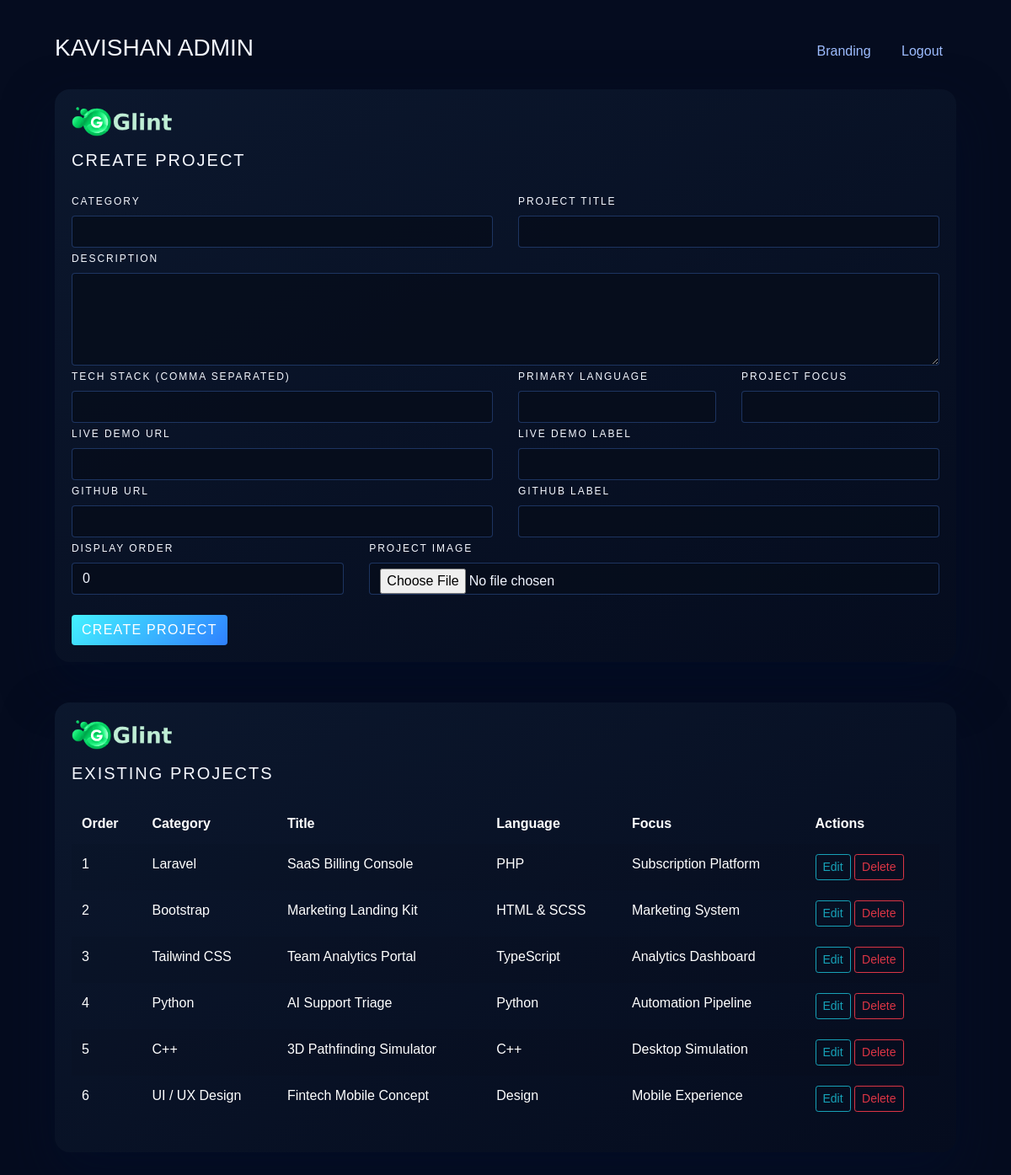
Screenshot of /admin/projects.php (signed in) with the database file from the repository.
### tables this page shows
CREATE TABLE IF NOT EXISTS `projects` (
  `id` INT UNSIGNED NOT NULL AUTO_INCREMENT,
  `category_name` VARCHAR(120) NOT NULL,
  `category_slug` VARCHAR(150) NOT NULL,
  `title` VARCHAR(180) NOT NULL,
  `description` TEXT NOT NULL,
  `tech_stack` TEXT NULL,
  `primary_language` VARCHAR(80) NOT NULL,
  `project_focus` VARCHAR(160) NOT NULL,
  `image_path` VARCHAR(255) NOT NULL,
  `live_demo_url` VARCHAR(255) DEFAULT NULL,
  `live_demo_label` VARCHAR(120) DEFAULT NULL,
  `github_url` VARCHAR(255) DEFAULT NULL,
  `github_label` VARCHAR(120) DEFAULT NULL,
  `display_order` INT DEFAULT 0,
  `created_at` TIMESTAMP NOT NULL DEFAULT CURRENT_TIMESTAMP,
  `updated_at` TIMESTAMP NOT NULL DEFAULT CURRENT_TIMESTAMP ON UPDATE CURRENT_TIMESTAMP,
  PRIMARY KEY (`id`),
  UNIQUE KEY `slug_unique` (`category_slug`)
);

### inc/db.php (called while the page is built, shortened)
<?php
function getSettings(PDO $pdo): array
{
    $stmt = $pdo->query('SELECT setting_key, setting_value FROM settings');
    $settings = [];
    foreach ($stmt as $row) {
        $settings[$row['setting_key']] = $row['setting_value'];
    }
    return $settings;
}
function getProjects(PDO $pdo): array
{
    $stmt = $pdo->query('SELECT * FROM projects ORDER BY display_order ASC, category_name ASC');
    return $stmt->fetchAll();
}

### admin/projects.php (the view, shortened to what this page needs)
<?php
$editingProject = null;
$pdo = null;
try {
    $pdo = getPDO();
} catch (Throwable $e) {
    $dbError = $e->getMessage();
}
$brandingLogo = '../assets/img/logo/logo.png';
if ($pdo) {
    $settings = getSettings($pdo);
    if (!empty($settings['header_logo'])) {
        $brandingLogo = '../' . ltrim($settings['header_logo'], '/');
    }
}
$projects = $pdo ? getProjects($pdo) : [];
?>
<!DOCTYPE html>
<html lang="en">
<head>
    <link rel="stylesheet" href="../assets/css/plugins/bootstrap.min.css">
</head>
<body>
    <div class="container">
        <div class="mb-4 d-flex justify-content-between align-items-center">
            <h1 class="h3 text-uppercase">Kavishan Admin</h1>
            <div>
                <a href="hero.php" class="nav-link d-inline-block me-3">Branding</a>
                <a href="logout.php" class="nav-link d-inline-block">Logout</a>
            </div>
        </div>
        <div class="card mb-5">
            <div class="card-body"><img src="<?= htmlspecialchars($brandingLogo, ENT_QUOTES, 'UTF-8'); ?>" alt="Kavishan" class="admin-logo mb-3">
                <h2 class="h5 mb-4"><?= $editingProject ? 'Update Project' : 'Create Project'; ?></h2>
                <form method="post" enctype="multipart/form-data">
                    <div class="row g-3">
                        <div class="col-md-6">
                            <label class="form-label" for="category_name">Category</label>
                            <input type="text" id="category_name" name="category_name" class="form-control" required value="<?= htmlspecialchars($editingProject['category_name'] ?? '', ENT_QUOTES, 'UTF-8'); ?>">
                        </div>
                        <div class="col-md-6">
                            <label class="form-label" for="title">Project Title</label>
                            <input type="text" id="title" name="title" class="form-control" required value="<?= htmlspecialchars($editingProject['title'] ?? '', ENT_QUOTES, 'UTF-8'); ?>">
                        </div>
                        <div class="col-12">
                            <label class="form-label" for="description">Description</label>
                            <textarea id="description" name="description" class="form-control" rows="4" required><?= htmlspecialchars($editingProject['description'] ?? '', ENT_QUOTES, 'UTF-8'); ?></textarea>
                        </div>
                        <div class="col-md-6">
                            <label class="form-label" for="tech_stack">Tech Stack (comma separated)</label>
                            <input type="text" id="tech_stack" name="tech_stack" class="form-control" value="<?= htmlspecialchars($editingProject['tech_stack'] ?? '', ENT_QUOTES, 'UTF-8'); ?>">
                        </div>
                        <div class="col-md-3">
                            <label class="form-label" for="primary_language">Primary Language</label>
                            <input type="text" id="primary_language" name="primary_language" class="form-control" required value="<?= htmlspecialchars($editingProject['primary_language'] ?? '', ENT_QUOTES, 'UTF-8'); ?>">
                        </div>
                        <div class="col-md-3">
                            <label class="form-label" for="project_focus">Project Focus</label>
                            <input type="text" id="project_focus" name="project_focus" class="form-control" required value="<?= htmlspecialchars($editingProject['project_focus'] ?? '', ENT_QUOTES, 'UTF-8'); ?>">
                        </div>
                        <div class="col-md-6">
                            <label class="form-label" for="live_demo_url">Live Demo URL</label>
                            <input type="url" id="live_demo_url" name="live_demo_url" class="form-control" value="<?= htmlspecialchars($editingProject['live_demo_url'] ?? '', ENT_QUOTES, 'UTF-8'); ?>">
                        </div>
                        <div class="col-md-6">
                            <label class="form-label" for="live_demo_label">Live Demo Label</label>
                            <input type="text" id="live_demo_label" name="live_demo_label" class="form-control" value="<?= htmlspecialchars($editingProject['live_demo_label'] ?? '', ENT_QUOTES, 'UTF-8'); ?>">
                        </div>
                        <div class="col-md-6">
                            <label class="form-label" for="github_url">GitHub URL</label>
                            <input type="url" id="github_url" name="github_url" class="form-control" value="<?= htmlspecialchars($editingProject['github_url'] ?? '', ENT_QUOTES, 'UTF-8'); ?>">
                        </div>
                        <div class="col-md-6">
                            <label class="form-label" for="github_label">GitHub Label</label>
                            <input type="text" id="github_label" name="github_label" class="form-control" value="<?= htmlspecialchars($editingProject['github_label'] ?? '', ENT_QUOTES, 'UTF-8'); ?>">
                        </div>
                        <div class="col-md-4">
                            <label class="form-label" for="display_order">Display Order</label>
                            <input type="number" id="display_order" name="display_order" class="form-control" value="<?= htmlspecialchars((string) ($editingProject['display_order'] ?? 0), ENT_QUOTES, 'UTF-8'); ?>">
                        </div>
                        <div class="col-md-8">
                            <label class="form-label" for="project_image">Project Image <?= $editingProject ? '(leave blank to keep current)' : ''; ?></label>
                            <input type="file" id="project_image" name="project_image" class="form-control" accept=".jpg,.jpeg,.png,.webp">
                        </div>
                    </div>
                    <div class="mt-4 d-flex gap-2">
                        <button type="submit" class="btn btn-primary"><?= $editingProject ? 'Update Project' : 'Create Project'; ?></button>
                    </div>
                </form>
            </div>
        </div>
        <div class="card">
            <div class="card-body"><img src="<?= htmlspecialchars($brandingLogo, ENT_QUOTES, 'UTF-8'); ?>" alt="Kavishan" class="admin-logo mb-3">
                <h2 class="h5 mb-4">Existing Projects</h2>
                <div class="table-responsive">
                    <table class="table table-borderless table-striped align-middle text-white">
                        <thead>
                            <tr>
                                <th scope="col">Order</th>
                                <th scope="col">Category</th>
                                <th scope="col">Title</th>
                                <th scope="col">Language</th>
                                <th scope="col">Focus</th>
                                <th scope="col" class="text-end">Actions</th>
                            </tr>
                        </thead>
                        <tbody>
                            <?php foreach ($projects as $project): ?>
                                <tr>
                                    <td><?= (int) $project['display_order']; ?></td>
                                    <td><?= htmlspecialchars($project['category_name'], ENT_QUOTES, 'UTF-8'); ?></td>
                                    <td><?= htmlspecialchars($project['title'], ENT_QUOTES, 'UTF-8'); ?></td>
                                    <td><?= htmlspecialchars($project['primary_language'], ENT_QUOTES, 'UTF-8'); ?></td>
                                    <td><?= htmlspecialchars($project['project_focus'], ENT_QUOTES, 'UTF-8'); ?></td>
                                    <td class="text-end">
                                        <a href="projects.php?id=<?= (int) $project['id']; ?>" class="btn btn-sm btn-outline-info">Edit</a>
                                        <form method="post" class="d-inline" onsubmit="return confirm('Delete this project?');">
                                            <button type="submit" class="btn btn-sm btn-outline-danger">Delete</button>
                                        </form>
                                    </td>
                                </tr>
                            <?php endforeach; ?>
                        </tbody>
                    </table>
                </div>
            </div>
        </div>
    </div>
</body>
</html>

### admin/projects.php (style rules this page uses)
body { background: #050c1f; color: #f5f8ff; font-family: "Poppins", sans-serif; padding: 40px 0; }
.container { max-width: 1100px; }
.card { background: linear-gradient(150deg, rgba(12, 24, 46, 0.95), rgba(5, 12, 30, 0.96)); border: none; border-radius: 18px; box-shadow: 0 25px 60px rgba(2, 12, 41, 0.55); }
.admin-logo { height: 36px; width: auto; }
.card h2 { letter-spacing: 0.1em; text-transform: uppercase; }
.btn-primary { background: linear-gradient(135deg, #44f2ff, #2f80ff); border: none; text-transform: uppercase; letter-spacing: 0.08em; }
a.nav-link { color: #9ebdff !important; }
table tbody tr td { vertical-align: middle; }
label { text-transform: uppercase; font-size: 12px; letter-spacing: 0.16em; }
.form-control { background: rgba(6, 14, 28, 0.85); border: 1px solid rgba(86, 144, 255, 0.3); color: #f1f5ff; }

### rows the page displays
projects: display_order "1", category_name "Laravel", title "SaaS Billing Console", primary_language "PHP", project_focus "Subscription Platform"
projects: display_order "2", category_name "Bootstrap", title "Marketing Landing Kit", primary_language "HTML & SCSS", project_focus "Marketing System"
projects: display_order "3", category_name "Tailwind CSS", title "Team Analytics Portal", primary_language "TypeScript", project_focus "Analytics Dashboard"
projects: display_order "4", category_name "Python", title "AI Support Triage", primary_language "Python", project_focus "Automation Pipeline"
projects: display_order "5", category_name "C++", title "3D Pathfinding Simulator", primary_language "C++", project_focus "Desktop Simulation"
projects: display_order "6", category_name "UI / UX Design", title "Fintech Mobile Concept", primary_language "Design", project_focus "Mobile Experience"
